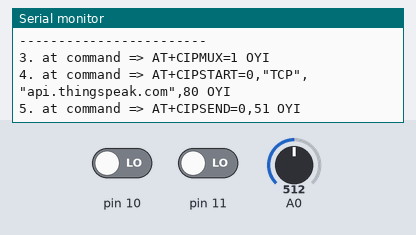
Recording of a sketch running on a simulated Arduino Uno, built with avr-gcc and run on an emulated ATmega328P. Shown: the last lines printed to the serial monitor. The inputs (shaded band) are chosen by the test bench; at power-on: pin 10 LOW, A0 = 512, pin 11 LOW. The modem accepts every AT command (registered, SIM ready, sends succeed) and sends nothing else.

Above: at 1.2 s.
1.3 s: pin 10 driven HIGH
At 2.5 s:
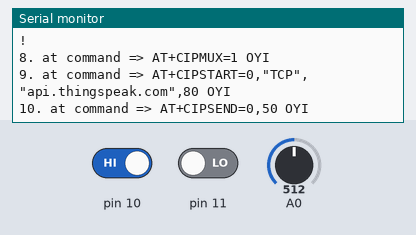
3.2 s: pin 10 driven LOW
At 4.3 s:
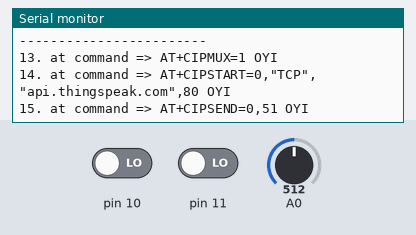
8.6 s: A0 set to 716
At 8.62 s:
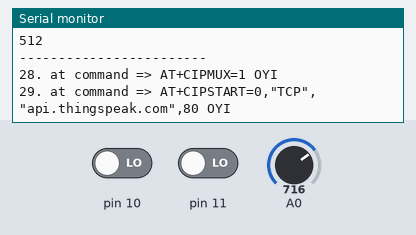
10.1 s: pin 11 driven HIGH
At 10.7 s:
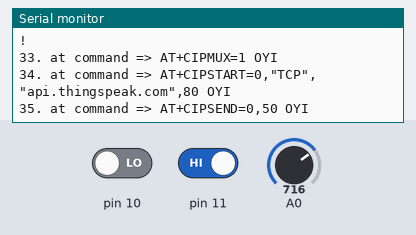
11.6 s: pin 11 driven LOW
At 12.5 s:
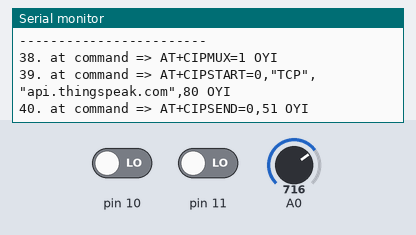
13.1 s: A0 set to 900
At 14.3 s:
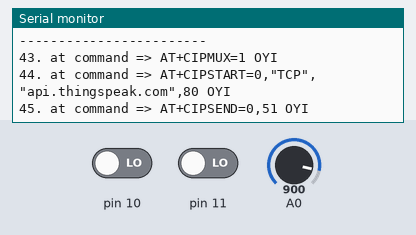
Timing chart, 0 to 15.6 s (numbered marks = the images above; inputs shaded):
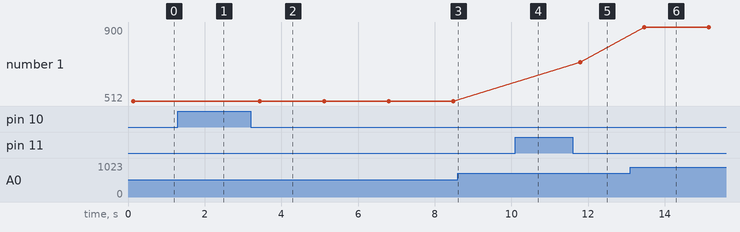

The sketch:

ECG_ThingSpeak.ino
```cpp
#include <SoftwareSerial.h>
#define RX 2
#define TX 3
String AP = "BGM";       // CHANGE ME
String PASS = "Mechanical"; // CHANGE ME
String API = "CUW7NAP5OZZHFL1G";   // CHANGE ME
String HOST = "api.thingspeak.com";
String PORT = "80";
String field = "field1";
int countTrueCommand;
int countTimeCommand;
boolean found = false;
int valSensor = 1;
SoftwareSerial esp82661(RX,TX);


void setup() {
  Serial.begin(9600);
  pinMode(10,INPUT);
  pinMode(11,INPUT);
  esp82661.begin(115200);
  sendCommand("AT",5,"OK");
  sendCommand("AT+CWMODE=1",5,"OK");
  sendCommand("AT+CWJAP=\""+ AP +"\",\""+ PASS +"\"",20,"OK");
}
void loop() {
 valSensor = getSensorData();
 String getData = "GET /update?api_key="+ API +"&"+ field +"="+String(valSensor);
sendCommand("AT+CIPMUX=1",5,"OK");
 sendCommand("AT+CIPSTART=0,\"TCP\",\""+ HOST +"\","+ PORT,15,"OK");
 sendCommand("AT+CIPSEND=0," +String(getData.length()+4),4,">");
 esp82661.println(getData);delay(1500);countTrueCommand++;
 sendCommand("AT+CIPCLOSE=0",5,"OK");
}
int getSensorData(){
  //return random(1000); // Replace with
  if((digitalRead(10) == 1)||(digitalRead(11) == 1)){
    Serial.println('!');
    return -1;
}
else {
  Serial.println("------------------------");
  Serial.println(analogRead(A0));
  Serial.println("------------------------");
  return analogRead(A0);
  delay(2);
}
}
void sendCommand(String command, int maxTime, char readReplay[]) {
  Serial.print(countTrueCommand);
  Serial.print(". at command => ");
  Serial.print(command);
  Serial.print(" ");
  while(countTimeCommand < (maxTime*1))
  {
    esp82661.println(command);//at+cipsend
    if(esp82661.find(readReplay))//ok
    {
      found = true;
      break;
    }

    countTimeCommand++;
  }

  if(found == true)
  {
    Serial.println("OYI");
    countTrueCommand++;
    countTimeCommand = 0;
  }

  if(found == false)
  {
    Serial.println("Fail");
    countTrueCommand = 0;
    countTimeCommand = 0;
  }

  found = false;
 }
```

Measured:
- after the input at 1.3 s, the serial monitor: prints a new line after 0.49 s (image 1)
- after the input at 3.2 s, the serial monitor: prints a new line after 0.21 s (image 2)
- after the input at 10.1 s, the serial monitor: prints a new line at once (image 4)
- after the input at 11.6 s, the serial monitor: prints a new line after 0.17 s (image 5)
- after the input at 13.1 s, the serial monitor: prints a new line after 0.37 s (image 6)
- plotted number 1: 512 → 716 after the input at 11.6 s, 716 → 900 after the input at 13.1 s
